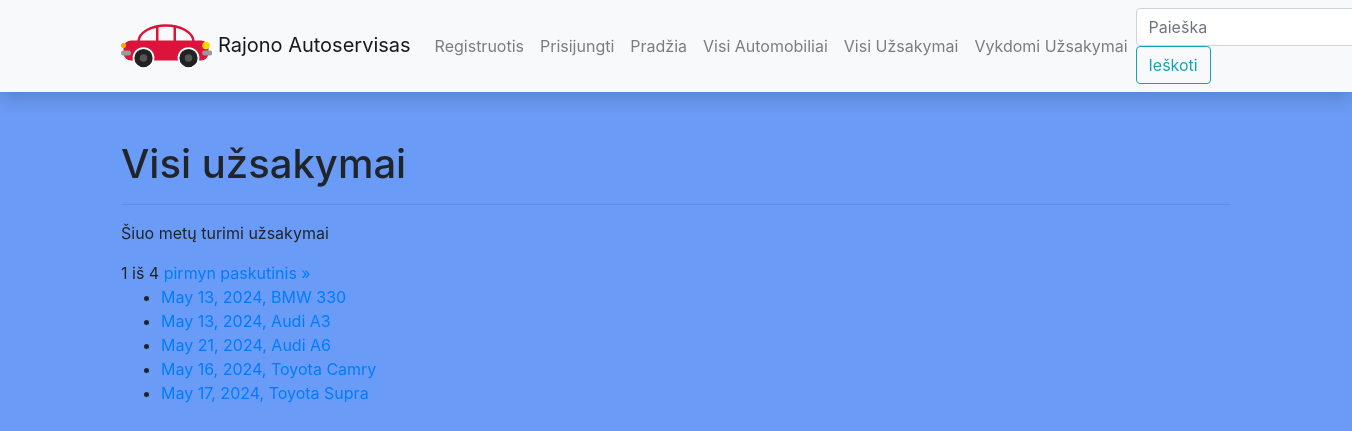
Screenshot of /autoservice/orders/ with the database file from the repository.
### autoserviceapp/models.py (models this page shows, shortened)
class Uzsakymas(models.Model):
    data = models.DateField('Data', blank=True, null=True)
    automobilis = models.ForeignKey(Automobilis, on_delete=models.CASCADE)
    uzsakovas = models.ForeignKey(User, on_delete=models.SET_NULL, null=True, blank=True)
    grazinimo_terminas = models.DateField('Gražinimo data', blank=True, null=True)
    CAR_STATUS = (
        ('p', 'Priimtas'),
        ('e', 'Eigoje'),
        ('ap', 'Atliktų darbų patikrinimas'),
        ('i', 'Įvykdytas')
    )
    status = models.CharField(
        max_length=2,
        choices=CAR_STATUS,
        blank=True,
        default='a',
        help_text='Uzsakymo statusas'
    )
    class Meta:
        verbose_name = 'Užsakymas'
        verbose_name_plural = 'Užsakymai'

class Automobilis(models.Model):
    valstybinis_nr = models.CharField('Valstybinis Nr.', max_length=6)
    vin = models.IntegerField('VIN code', default=make_random_vin)
    klientas = models.CharField('Klientas', max_length=20)
    automobilio_modelis = models.ForeignKey(AutomobilioModelis, on_delete=models.CASCADE)
    aprasymas = HTMLField(null=True, blank=True)
    cover = models.ImageField('Viršelis', upload_to='covers', null=True, blank=True)
    class Meta:
        verbose_name = 'Automobilis'
        verbose_name_plural = 'Automobiliai'
    def modelis(self):
        return self.automobilio_modelis.modelis
    def marke(self):
        return self.automobilio_modelis.marke

class AutomobilioModelis(models.Model):
    marke = models.CharField('Marke', max_length=20)
    modelis = models.CharField('Modelis', max_length=20)
    metai = models.IntegerField('Metai')
    variklis = models.CharField('Variklis', max_length=3)
    class Meta:
        verbose_name = 'Automobilio modelis'
        verbose_name_plural = 'Automobilio modeliai'
        ordering = ['marke']

### autoserviceapp/views.py (the view)
# urls.py: path('orders/', views.UzsakymasListView.as_view(), name='allorders'),
class UzsakymasListView(generic.ListView):
    model = Uzsakymas
    context_object_name = 'uzsakymas_list'
    template_name = 'orders.html'
    paginate_by = 5

### autoserviceapp/templates/orders.html (shortened to what this page needs)
{% extends 'base.html' %}
{% block content %}
<h1>Visi užsakymai</h1>
<hr/>
<p>Šiuo metų turimi užsakymai</p>
<div class="pagination">
    <span class="step-links">
        <span class="current">
            {{ page_obj.number }} iš {{ page_obj.paginator.num_pages }}
        </span>
        {% if page_obj.has_next %}
            <a href="?page={{ page_obj.next_page_number }}">pirmyn</a>
            <a href="?page={{ page_obj.paginator.num_pages }}">paskutinis &raquo;</a>
        {% endif %}
    </span>
</div>
<ul>
    {% for uzsakymas_obj in uzsakymas_list %}
    <li><a href="{% url 'order' uzsakymas_obj.id %} ">
        {{ uzsakymas_obj.data }},
        {{ uzsakymas_obj.automobilis.marke }}
        {{ uzsakymas_obj.automobilis.modelis }}</a></li>
    {% endfor %}
</ul>
{% endblock %}

### autoserviceapp/static/css/styles.css (style rules this page uses)
body { background-color: #6a9cf7 }

### rows the page displays
Uzsakymas: data "May 13, 2024", automobilis.marke "BMW", automobilis.modelis "330"
Uzsakymas: data "May 13, 2024", automobilis.marke "Audi", automobilis.modelis "A3"
Uzsakymas: data "May 21, 2024", automobilis.marke "Audi", automobilis.modelis "A6"
Uzsakymas: data "May 16, 2024", automobilis.marke "Toyota", automobilis.modelis "Camry"
Uzsakymas: data "May 17, 2024", automobilis.marke "Toyota", automobilis.modelis "Supra"

### other values shown
{{ page_obj.number }} "1"
{{ page_obj.paginator.num_pages }} "4"
